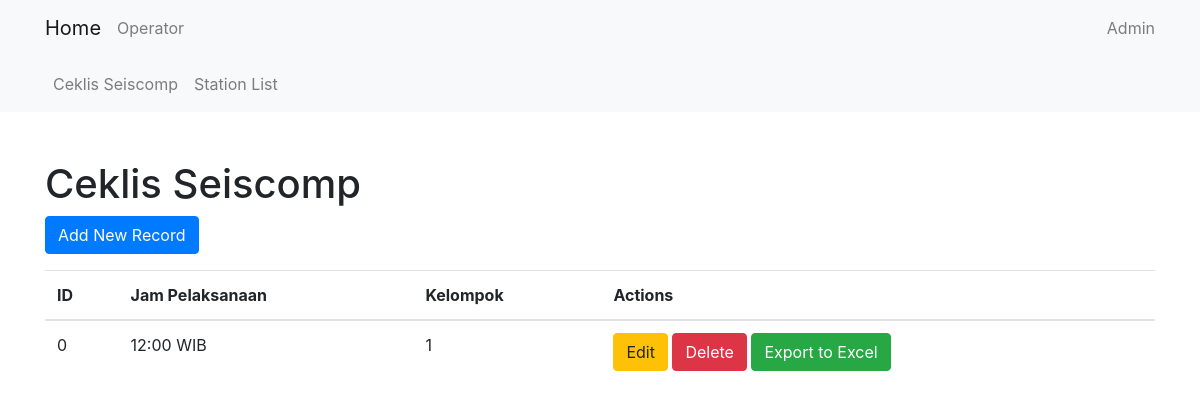
The page /cl_seiscomp/ on the database as committed earlier.
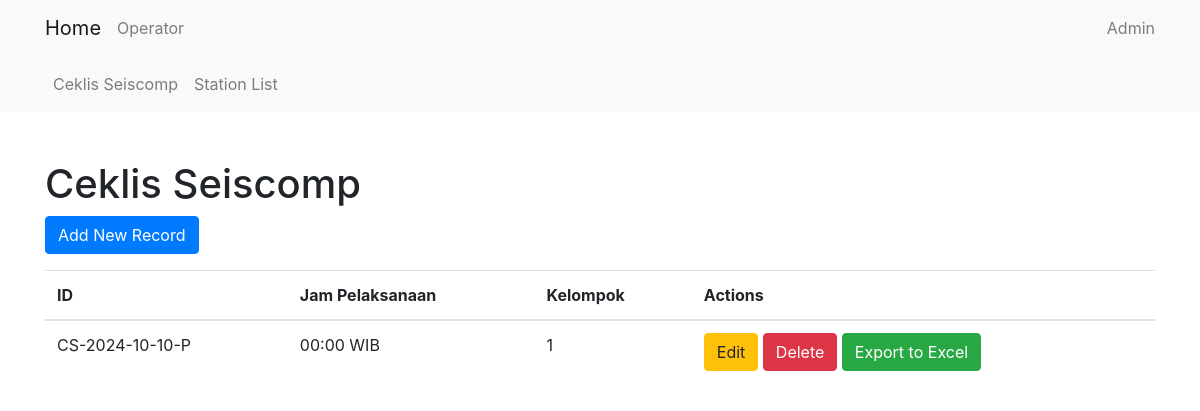
The same page on the database as committed later.
### cl_seiscomp/models.py (models this page shows, shortened)
class CsRecordModel(models.Model):
    cs_id = models.CharField(max_length=15, default='0')
    shift = models.CharField(max_length=15, choices=SHIFT, default='P')
    jam_pelaksanaan = models.CharField(max_length=20, choices=WAKTU, default='12:00 WIB')
    kelompok = models.IntegerField(choices=KELOMPOK, default=1)
    operator = models.ForeignKey(Operator, on_delete=models.CASCADE)
    gaps = models.TextField(max_length=10000, null=True, blank=True)
    spikes = models.TextField(max_length=10000, null=True, blank=True)
    blanks = models.TextField(max_length=10000, null=True, blank=True)
    slmon = models.PositiveIntegerField(null=True, blank=True, default=0)
    count_gaps = models.PositiveIntegerField(null=True, blank=True, default=0)
    count_spikes = models.PositiveIntegerField(null=True, blank=True, default=0)
    count_blanks = models.PositiveIntegerField(null=True, blank=True, default=0)
    slmon_image = models.ImageField(upload_to='cl_seiscomp/slmon_images/', null=True, blank=True)

### cl_seiscomp/views.py (the view)
# urls.py: path('', CsListView.as_view(), name='cs_list'),
class CsListView(ListView):
    model = CsRecordModel
    template_name = 'cl_seiscomp/cs_list.html'
    context_object_name = 'csrecords'

### cl_seiscomp/templates/cl_seiscomp/cs_list.html (shortened to what this page needs)
{% extends 'core/base.html' %}
{% block content %}
<h1 class="mt-5">Ceklis Seiscomp</h1>
<a href="{% url 'cl_seiscomp:cs_create' %}" class="btn btn-primary">Add New Record</a>
<table class="table mt-3">
    <thead>
        <tr>
            <th>ID</th>
            <th>Jam Pelaksanaan</th>
            <th>Kelompok</th>
            <th>Actions</th>
        </tr>
    </thead>
    <tbody>
        {% for record in csrecords %}
        <tr>
            <td>{{ record.cs_id }}</td>
            <td>{{ record.jam_pelaksanaan }}</td>
            <td>{{ record.kelompok }}</td>
            <td>
                <a href="{% url 'cl_seiscomp:cs_update' record.pk %}" class="btn btn-warning">Edit</a>
                <a href="{% url 'cl_seiscomp:cs_delete' record.pk %}" class="btn btn-danger">Delete</a>
                <a href="{% url 'cl_seiscomp:cs_export_excel' record.pk %}" class="btn btn-success">Export to Excel</a>
            </td>
        </tr>
        {% endfor %}
    </tbody>
</table>
{% endblock %}

Rows that differ between the two databases and show on the page:
removed CsRecordModel: cs_id "0", jam_pelaksanaan "12:00 WIB", kelompok "1"
added CsRecordModel: cs_id "CS-2024-10-10-P", jam_pelaksanaan "00:00 WIB", kelompok "1"
